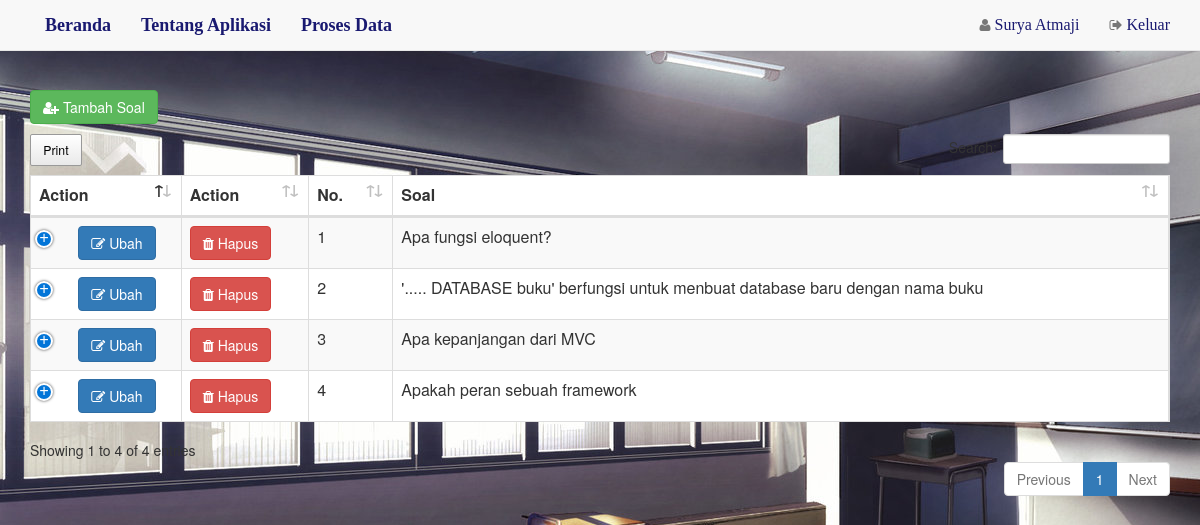
Page /dosen/buatsoal.php (signed in) on the committed database.
### tables this page shows
CREATE TABLE `soal` (
  `id_soal` int(5) NOT NULL,
  `soal_text` varchar(300) NOT NULL,
  `kunci_jawaban` varchar(200) NOT NULL
);

### dosen/tb_dosenbuatsoal.php (called while the page is built)
<?php
$conn = mysqli_connect('localhost','root','','db_ueapps');
$sql = mysqli_query($conn, "SELECT * FROM soal");
?>

### dosen/buatsoal.php (the view, shortened to what this page needs)
<html lang="en">
<head>
	<link href="\font/font.css" rel="stylesheet">
    <link href="\style.css" rel="stylesheet">
    <link href="\assets/css/bootstrap.min.css" rel="stylesheet">
    <link href="\assets/css/bootstrap.css" rel="stylesheet">
    <link href="\assets/css/navbar-static-top.css" rel="stylesheet">
    <link href="\assets/css/animate.min.css" rel="stylesheet">
    <link href="\assets/font-awesome/css/font-awesome.min.css" rel="stylesheet">
    <link href="\assets/css/dataTables.bootstrap4.min.css" rel="stylesheet">
    <link href="\assets/css/buttons.dataTables.min.css" rel="stylesheet">
    <link href="\assets/Responsive/css/responsive.bootstrap4.min.css" rel="stylesheet">
</head>
<body>
    <nav class="navbar navbar-default navbar-static-top">
        <div class="container">
            <div id="navbar-collapse" class="navbar-collapse collapse">
              <ul class="nav navbar-nav navbar-left">
                <li><a href="index.php"><font face="Lucida Bright" size="+1" color="#191970"><b>Beranda</b></font></a></li>
                <li><a href="about2.php"><font face="Lucida Bright" size="+1" color="#191970"><b>Tentang Aplikasi</b></font></a></li>
                <li class="dropdown"><a><font face="Lucida Bright" size="+1" color="#191970"><b>Proses Data</b></font></a>
                </li>
                </ul>
                <ul class="nav navbar-nav navbar-right">
                    <li style="padding-left:10px;"><a href="#"><i class="fa fa-user"></i><font face="Lucida Bright" size="+0" color="#191970"> <?php echo $_SESSION['nama_dosen']; ?> </font></span></a></li>
                    <li><a href="login/logout.php"><i class="fa fa-sign-out"></i><font face="Lucida Bright" size="+0" color="#191970"> Keluar</font></a></li>
                </ul>
            </div>
        </div>
    </nav>
    <br>
    <div class="container">
        <button type="button" class="btn btn-success" onclick="ModalAdd()" style="margin-bottom: 10px;">
                <i class="fa fa-user-plus"></i> Tambah Soal</button>
                <table color="white" id="myTable" class="table table-striped table-bordered dt-responsive nowrap" cellspacing="0" width="100%">
                    <thead>
                        <tr bgcolor="white">
                            <th>Action</th>
                            <th>Action</th>
                            <th>No.</th>
                            <th>Soal</th>
                        </tr>
                    </thead>
                    <tbody>
                        <?php include 'tb_dosenbuatsoal.php';
                        while($d = mysqli_fetch_array($sql)){
                            ?>
                            <tr bgcolor="white">
                                <td align="center">
                                <a href="#" class="btn btn-primary modal_edit" id="<?php echo $d['id_soal']; ?>">
                                    <i class="fa fa-edit"></i> Ubah</a></td>
                                <td>  <a href="#" class="btn btn-danger modal_delete" id="<?php echo $d['id_soal']; ?>">
                                        <i class="fa fa-trash"></i> Hapus</a>
                                </td>
                                <td><?php echo $d['id_soal']; ?></td>
                                <td><?php echo $d['soal_text']; ?></td>
                            </tr>
                        <?php } ?>
                    </tbody>
                </table>
        </div>
</body>
</html>

### style.css (style rules this page uses)
body { background: url('img/bg3.jpg'); }
ul { margin: 0; padding: 0; }
li.dropdown { display: inline-block; }

### assets/css/navbar-static-top.css (style rules this page uses)
body { min-height: 600px; }
.navbar-static-top { margin-bottom: 19px; }

### rows in the picture
soal: id_soal "1", soal_text "Apa fungsi eloquent?"
soal: id_soal "2", soal_text "'..... DATABASE buku' berfungsi untuk menbuat database baru dengan nama buku"
soal: id_soal "3", soal_text "Apa kepanjangan dari MVC"
soal: id_soal "4", soal_text "Apakah peran sebuah framework"

### other values in the picture
$_SESSION['nama_dosen'] "Surya Atmaji"
